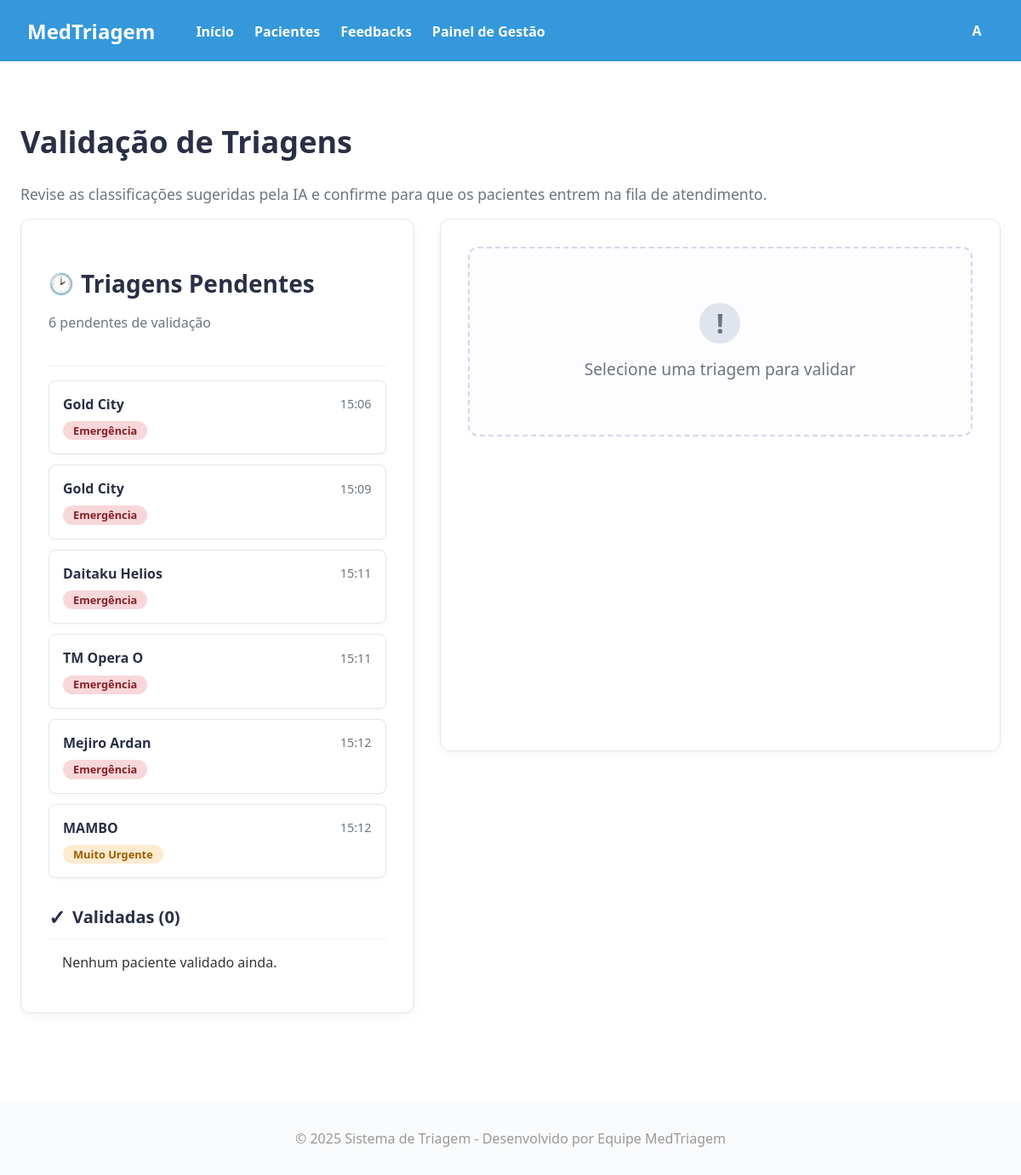
The app's page /master/validacao/ (signed in), older data.
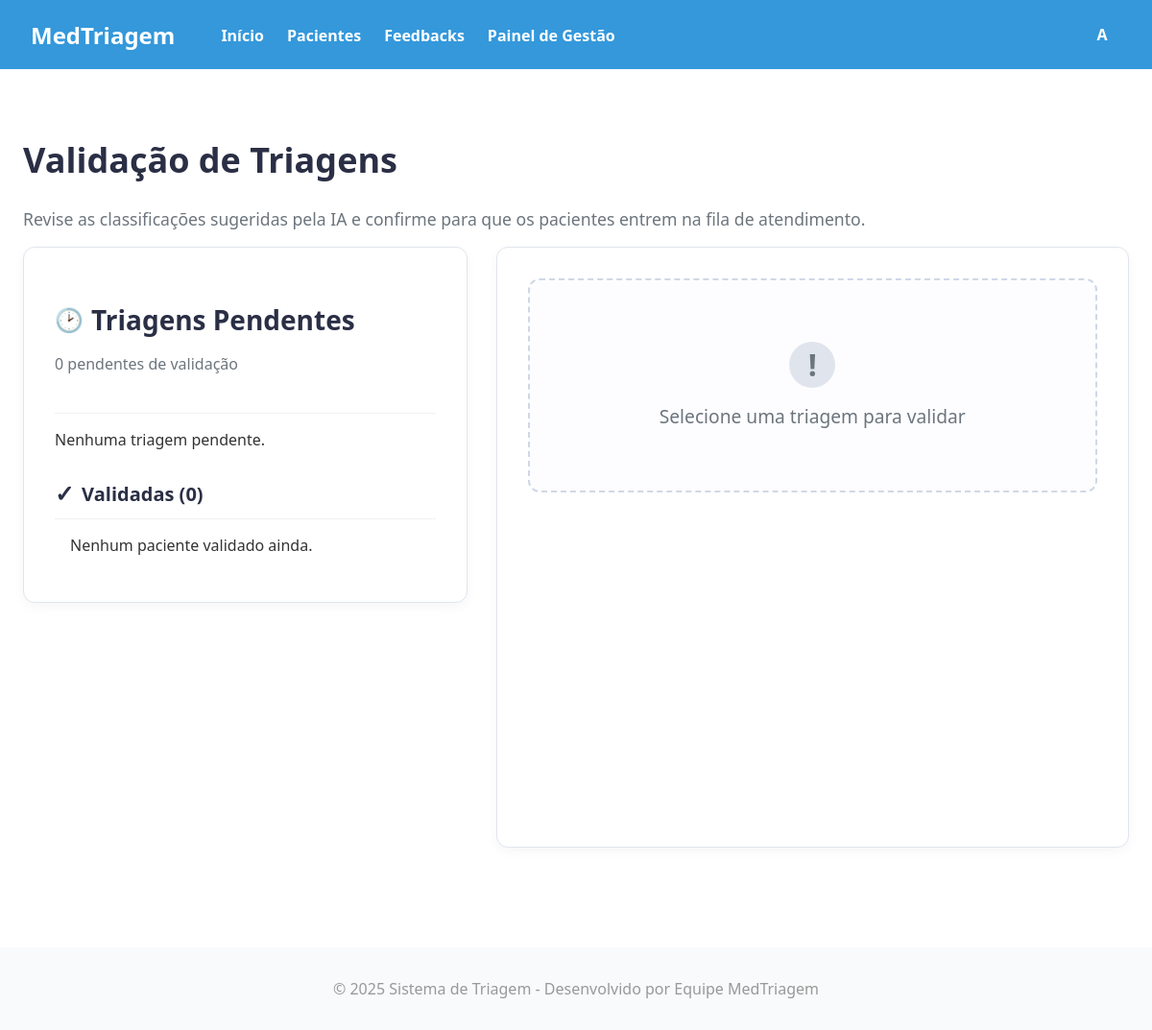
The same page, newer data.
### triagem/models.py (models this page shows, shortened)
class Paciente(models.Model):
    unidade_saude = models.ForeignKey(UnidadeSaude, on_delete=models.CASCADE, null=True) # Campo OBRIGATÓRIO
    Sexualidade = [
        ('Masculino', 'Masculino'),
        ('Feminino', 'Feminino'),
    ]
    Convenios = [
        ('SUS', 'SUS'),
        ('Unimed', 'Unimed'),
        ('Hapvida', 'Hapvida'),
        ('Amil', 'Amil'),
        ('Bradesco Saude', 'Bradesco Saude'),
    ]
    Status = [
        ('Pendente', 'Pendente'),
        ('Aguardando', 'Aguardando'),
        ('Em atendimento', 'Em atendimento'),
        ('Concluido', 'Concluido'),
    ]
    Sintomas = [
        ('Dor_Toracica', 'Dor Torácica / Aperto no Peito'),
        ('Falta_de_Ar', 'Falta de Ar / Dificuldade para Respirar'),
        ('Alteracao_Neurologica_Grave', 'Alteração de Consciência / Convulsão / Confusão'),
        ('Sangramento_Ativo', 'Sangramento Ativo / Vômito ou Fezes com Sangue'),
        ('Febre', 'Febre / Calafrios'),
        ('Dor_de_Cabeca', 'Dor de Cabeça'),
        ('Tontura_MalEstar', 'Tontura / Fraqueza / Mal-estar Geral'),
        ('Sintomas_Respiratorios_Leves', 'Tosse / Espirros / Dor de Garganta'),
        ('Dor_Abdominal', 'Dor Abdominal / Cólica'),
        ('Sintomas_Gastrointestinais', 'Náusea / Vômito / Diarreia'),
        ('Lesao_Trauma', 'Lesão / Trauma / Queda Recente'),
        ('Dor_Locomotora', 'Dor Muscular / Articular / Lombar'),
        ('Reacao_Alergica_Pele', 'Reação Alérgica / Erupção na Pele / Inchaço'),
        ('Queixa_Urinaria', 'Queixa Urinária (Dor ao urinar / Sangue na urina)'),
        ('Outro', 'Outro'),
    ]
    Risco = [
        ('Vermelho', 'Emergência'),
        ('Laranja', 'Muito Urgente'),
        ('Amarelo', 'Urgente'),
        ('Verde', 'Pouco Urgente'),
        ('Azul', 'Não Urgente'),
    ]
    Profissionais = [
        ('Clinica Medica', 'Clinica Medica'),
        ('Ortopedia', 'Ortopedia'),
        ('Pediatria', 'Pediatria'),
        ('Cardiologia', 'Cardiologia'),
        ('Neurologia', 'Neurologia'),
    ]
    nome = models.CharField(max_length=100)
    data_nascimento = models.DateField(verbose_name="Data de Nascimento")
    sexo = models.CharField(choices=Sexualidade, max_length=50)
    cpf = models.CharField(unique=True, max_length=14)
    convenio = models.CharField(choices=Convenios, max_length=50)
    nome_responsavel = models.CharField(max_length=100, blank=True, null=True, verbose_name="Nome do Responsável")
    cpf_responsavel = models.CharField(max_length=11, blank=True, null=True, verbose_name="CPF do Responsável")
    temperatura = models.FloatField(max_length=3)
    pressao_sistolica = models.CharField(max_length=3) # Valor maior
    pressao_diastolica = models.CharField(max_length=3) # Valor menor
    pulso = models.CharField(max_length=3)
    frequenciaRespiratoria = models.CharField(max_length=3)
    saturacao = models.CharField(max_length=3)
    glicemia = models.CharField(max_length=3)
    dor = models.IntegerField(validators=[MinValueValidator(0), MaxValueValidator(10)])
    queixa = models.CharField(max_length=1000)
    inicio_sintomas = models.DateField()
    sintomas_associados = models.CharField(choices=Sintomas, max_length=50)
    observacoes = models.CharField(blank=True, null=True, max_length=1000)
    classificacao = models.CharField(choices=Risco, max_length=50,blank=True, null=True)
    justificativa = models.CharField(blank=True, null=True)
    encaminhamento = models.CharField(choices=Profissionais, max_length=50,blank=True, null=True)
    status = models.CharField(max_length=30, choices=Status, default='Pendente',blank=True, null=True)
    hora_chegada = models.DateTimeField(default=timezone.now, blank=True)
    hora_inicio_atendimento = models.DateTimeField(null=True, blank=True)
    hora_fim_atendimento = models.DateTimeField(null=True, blank=True)
    atendente = models.ForeignKey(settings.AUTH_USER_MODEL, on_delete=models.PROTECT, related_name='pacientes_criados')
    medico_responsavel = models.ForeignKey(settings.AUTH_USER_MODEL, on_delete=models.SET_NULL, related_name='pacientes_atendidos', null=True, blank=True)

### triagem/decorators.py (the view)
    def _wrapped_view(request, *args, **kwargs):
        if request.user.is_superuser:
            return view_func(request, *args, **kwargs)
        if request.user.is_authenticated and request.user.tipo_usuario == 'TECNICO_ENFERMAGEM':
            return view_func(request, *args, **kwargs)
        raise PermissionDenied

### triagem/views.py (called while the page is built)
@login_required
@tecnico_enfermagem_required
def validacao_triagem_view(request):
    unidade_atual = request.user.unidade_saude
    pacientes_pendentes = Paciente.objects.filter(status='Pendente', unidade_saude=unidade_atual).order_by('hora_chegada')
    validados_query = Paciente.objects.filter(
        status='Aguardando',  # O status que você define ao validar
        unidade_saude=unidade_atual
    )
    total_validados = validados_query.count()
    pacientes_validados_lista = validados_query.order_by('-hora_chegada')[:10]
    form = ValidacaoTriagemForm()
    context = {
        'pacientes_pendentes': pacientes_pendentes,
        'pacientes_validados_lista': pacientes_validados_lista,
        'total_validados': total_validados,
        'form': form  # <--- ADICIONE ESTA LINHA
    }
    return render(request, 'site/validacao_triagem.html', context)

### triagem/templates/site/validacao_triagem.html (shortened to what this page needs)
{% extends "site/headerBase.html" %}
{% load static %}
{% block styles %}
    <link rel="stylesheet" href="{% static 'front/css/validacao_triagem.css' %}?v=2">
{% endblock %}
{% block content %}
<div class="container validacao-page">
    <div class="page-header">
        <h2>Validação de Triagens</h2>
        <p>Revise as classificações sugeridas pela IA e confirme para que os pacientes entrem na fila de atendimento.</p>
    </div>
    <div class="row">
        <div class="col-md-5"> <div class="list-container-card">
                <div class="list-section">
                    <div class="list-section-header">
                        <h2><span class="icon-wrapper">🕑</span> Triagens Pendentes</h2>
                        <p class="card-header-subtitle">{{ pacientes_pendentes.count }} pendentes de validação</p>
                    </div>
                    <div class="patient-list" id="lista-triagens" data-url-template="{% url 'hosp:confirmar_triagem' pk=9999 %}">
                        {% for paciente in pacientes_pendentes %}
                        <div class="patient-card item-triagem"
                            data-triagem-pk="{{ paciente.pk }}"
                            data-nome="{{ paciente.nome }}"
                            data-hora="{{ paciente.hora_chegada|date:'H:i' }}"
                            data-sugestao="{{ paciente.get_classificacao_display|slugify }}">
                            <div class="patient-info">
                                <span class="patient-name">{{ paciente.nome }}</span>
                                <span class="patient-time">{{ paciente.hora_chegada|date:'H:i' }}</span>
                            </div>
                            <div class="patient-badge">
                                <span class="classificacao-badge {{ paciente.get_classificacao_display|slugify }}">
                                    {{ paciente.get_classificacao_display }}
                                </span>
                            </div>
                        </div>
                        {% empty %}
                        <p class="empty-list">Nenhuma triagem pendente.</p>
                        {% endfor %}
                    </div>
                </div>
                <div class="list-section">
                    <div class="list-section-header">
                        <h4><span class="icon-wrapper">✓</span> Validadas ({{ total_validados }})</h4>
                    </div>
                    <div class="patient-list-validated">
                        {% for paciente in pacientes_validados_lista %}
                        <div class="validated-item">
                            <p>{{ paciente.nome }}</p>
                            </div>
                        {% empty %}
                        <p class="empty-list" style="padding: 0 1rem;">Nenhum paciente validado ainda.</p>
                        {% endfor %}
                    </div>
                </div>
            </div>
        </div>
        <div class="col-md-7">
            <div class="detail-card">
                <div class="detail-placeholder" id="placeholder-detalhe">
                    <div class="placeholder-content">
                        <span class="placeholder-icon">!</span>
                        <h5>Selecione uma triagem para validar</h5>
                    </div>
                </div>
            </div>
        </div>
    </div>
</div>
{% endblock %}

Row changes from the older to the newer data that the page shows:
no longer on this page (row edited): Paciente: nome "Gold City", hora_chegada "15:06", classificacao "Emergência"
no longer on this page (row edited): Paciente: nome "Gold City", hora_chegada "15:09", classificacao "Emergência"
no longer on this page (row edited): Paciente: nome "Daitaku Helios", hora_chegada "15:11", classificacao "Emergência"
no longer on this page (row edited): Paciente: nome "TM Opera O", hora_chegada "15:11", classificacao "Emergência"
no longer on this page (row edited): Paciente: nome "Mejiro Ardan", hora_chegada "15:12", classificacao "Emergência"
no longer on this page (row edited): Paciente: nome "MAMBO", hora_chegada "15:12", classificacao "Muito Urgente"
Text that changed along with them:
{{ pacientes_pendentes.count }}: "6" → "0"
text now shown: "Nenhuma triagem pendente."
